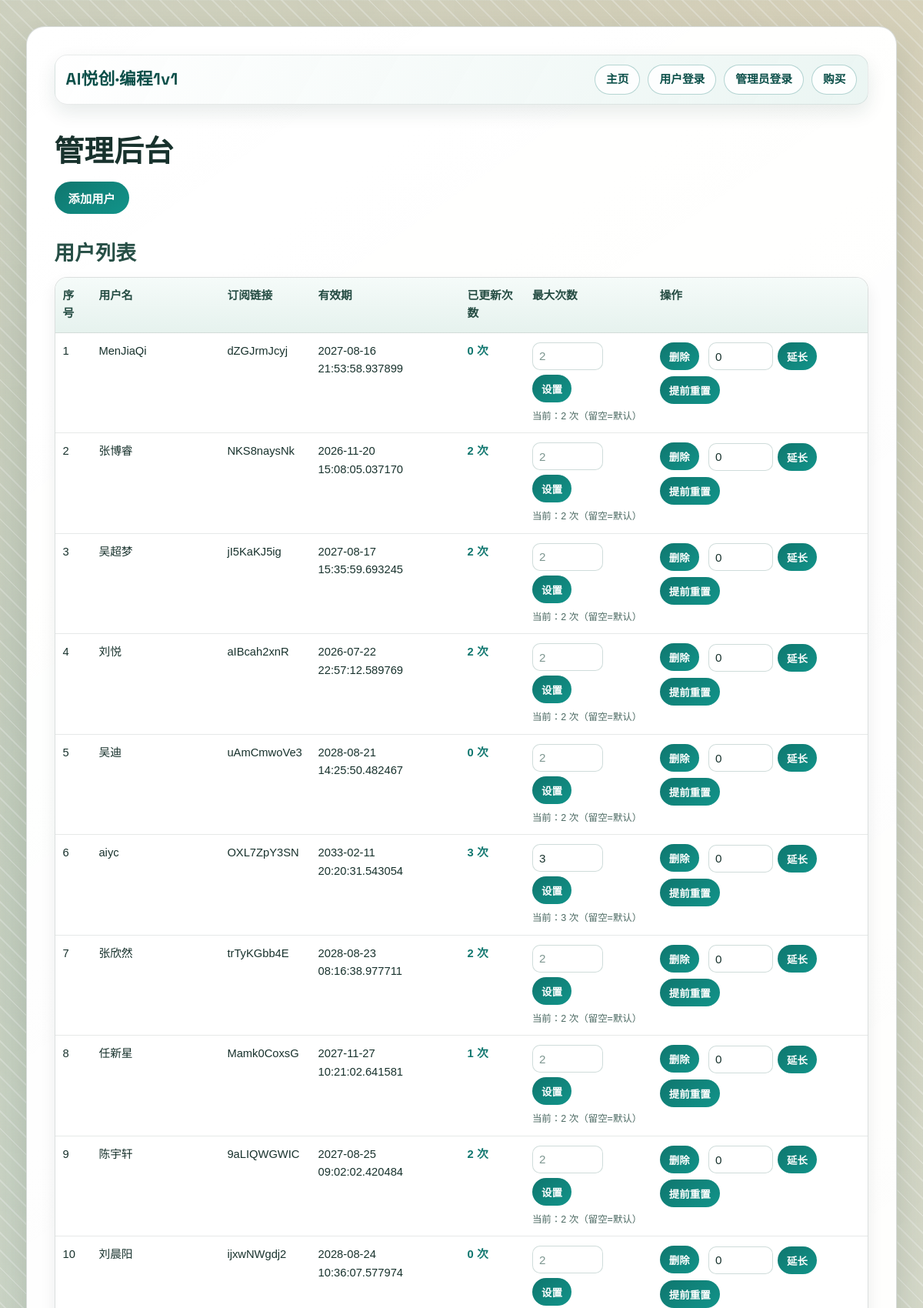
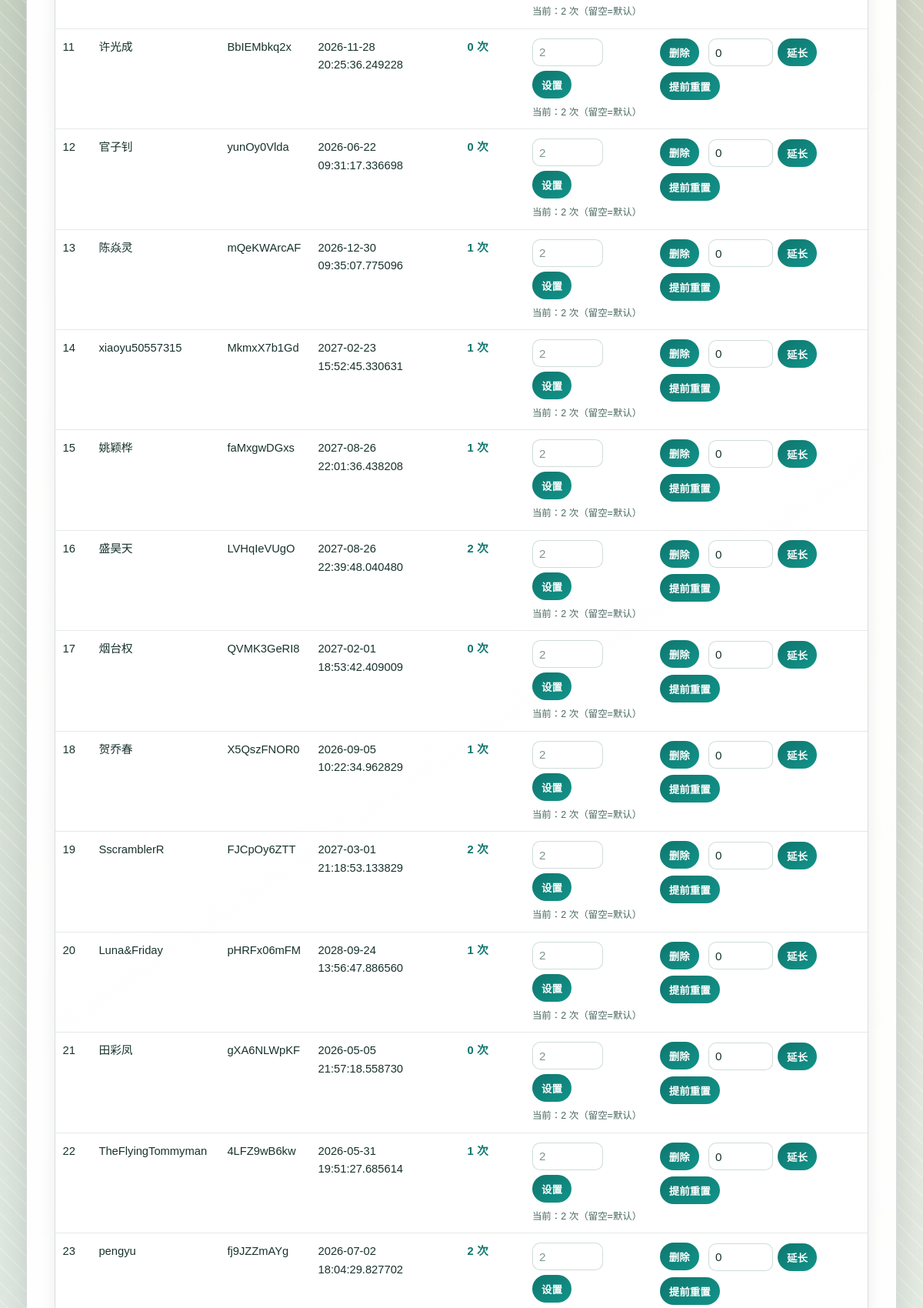
/admin (signed in, upper part), run on the app's committed database (2 pictures, top to bottom).
### app.py (models this page shows, shortened)
class User(db.Model):
    id = db.Column(db.Integer, primary_key=True)
    username = db.Column(db.String(150), nullable=False, unique=True)
    password = db.Column(db.String(150), nullable=False)
    expiration_date = db.Column(db.DateTime, nullable=True)
    subscription_link = db.Column(db.String(200), nullable=True, unique=True)
    yaml_version_mtime = db.Column(db.Integer, nullable=True)
    yaml_refresh_window_start = db.Column(db.DateTime, nullable=True)
    yaml_refresh_count = db.Column(db.Integer, nullable=False, default=0)
    yaml_refresh_limit = db.Column(db.Integer, nullable=True)

### app.py (the view, shortened to what this page needs)
@app.route('/admin', methods=['GET', 'POST'])
@admin_login_required
def admin():
    users = User.query.all()
    return render_template(
        'admin.html',
        users=enumerate(users, start=1),
        default_refresh_limit=SUBSCRIPTION_REFRESH_LIMIT
    )

### app.py (called while the page is built)
def admin_login_required(f):
    @wraps(f)
    def decorated_function(*args, **kwargs):
        if 'admin_logged_in' not in session:
            flash("请先登录", "danger")
            return redirect(url_for('login'))
        return f(*args, **kwargs)
    return decorated_function

### templates/admin.html (shortened to what this page needs)
<!DOCTYPE html>
<html lang="en">
<head>
    <link rel="stylesheet" href="{{ url_for('static', filename='base.css') }}">
    <link rel="stylesheet" href="{{ url_for('static', filename='admin.css') }}">
</head>
<body>
<div class="container">
    <nav class="navbar">
        <a href="{{ url_for('index') }}" class="logo">AI悦创·编程1v1</a>
        <ul class="nav-links">
            <li><a href="{{ url_for('index') }}">主页</a></li>
            <li><a href="{{ url_for('user_login') }}">用户登录</a></li>
            <li><a href="{{ url_for('login') }}">管理员登录</a></li>
            <li><a href="{{ url_for('purchase') }}">购买</a></li>
        </ul>
    </nav>
    <h1>管理后台</h1>
    <button id="addUserButton" class="btn">添加用户</button>
    <h2>用户列表</h2>
    <div class="table-container">
        <table>
            <thead>
            <tr>
                <th>序号</th>
                <th>用户名</th>
                <th>订阅链接</th>
                <th>有效期</th>
                <th>已更新次数</th>
                <th>最大次数</th>
                <th>操作</th>
            </tr>
            </thead>
            <tbody>
            {% for index, user in users %}
                <tr>
                    <td>{{ index }}</td>
                    <td>{{ user.username }}</td>
                    <td>{{ user.subscription_link }}</td>
                    <td>{{ user.expiration_date }}</td>
                    <td class="refresh-count">{{ user.yaml_refresh_count if user.yaml_refresh_count is not none else 0 }} 次</td>
                    <td>
                        <form method="post" class="inline-form limit-form">
                            <input type="number" name="custom_refresh_limit"
                                   value="{{ user.yaml_refresh_limit if user.yaml_refresh_limit is not none else '' }}"
                                   placeholder="{{ default_refresh_limit }}" min="0">
                            <button type="submit">设置</button>
                        </form>
                        <div class="hint">
                            当前：{{ user.yaml_refresh_limit if user.yaml_refresh_limit is not none else default_refresh_limit }} 次（留空=默认）
                        </div>
                    </td>
                    <td>
                        <form method="post" class="inline-form">
                            <button type="submit">删除</button>
                        </form>
                        <form method="post" class="inline-form extend-form">
                            <input type="number" name="additional_days" value="0" class="days-input">
                            <button type="submit">延长</button>
                        </form>
                        <form method="post" class="inline-form">
                            <button type="submit">提前重置</button>
                        </form>
                    </td>
                </tr>
            {% endfor %}
            </tbody>
        </table>
    </div>
</div>
</body>
</html>

### static/base.css (style rules this page uses)
:root { --bg: #f2f5ef; --bg-accent-a: rgba(12, 111, 102, 0.18); --bg-accent-b: rgba(250, 145, 52, 0.22); --surface: rgba(255, 255, 255, 0.82); --surface-strong: #ffffff; --line: rgba(18, 40, 36, 0.16); --line-soft: rgba(18, 40, 36, 0.09); --text-main: #18322d; --text-sub: #42625b; --brand: #0f766e; --brand-deep: #0b4f49; --brand-alt: #f97316; --brand-alt-deep: #c2410c; --ok: #1f9d55; --warn: #c2410c; --shadow-sm: 0 10px 24px rgba(22, 59, 52, 0.1); --shadow-md: 0 22px 44px rgba(22, 59, 52, 0.16); --radius-xl: 24px; --radius-lg: 16px; --radius-md: 12px; --radius-pill: 999px; --font-title: "Space Grotesk", "Noto Sans SC", sans-serif; --font-body: "Noto Sans SC", "PingFang SC", "Hiragino Sans GB", "Microsoft YaHei", sans-serif; }
* { margin: 0; padding: 0; box-sizing: border-box; }
html, body { min-height: 100%; }
body { font-family: var(--font-body); color: var(--text-main); line-height: 1.6; background: radial-gradient(circle at 10% 12%, var(--bg-accent-a), transparent 45%), radial-gradient(circle at 86% 0%, var(--bg-accent-b), transparent 42%), radial-gradient(circle at 82% 92%, rgba(24, 146, 136, 0.13), transparent 38%), var(--bg); padding: clamp(14px, 2.8vw, 34px); position: relative; }
body::before { content: ""; position: fixed; inset: 0; pointer-events: none; background-image: linear-gradient(130deg, rgba(11, 79, 73, 0.045) 0%, transparent 42%), repeating-linear-gradient( 45deg, transparent, transparent 14px, rgba(255, 255, 255, 0.26) 14px, rgba(255, 255, 255, 0.26) 16px ); z-index: 0; }
.container { position: relative; z-index: 1; width: min(1100px, 100%); margin: 0 auto; padding: clamp(18px, 3vw, 36px); border-radius: var(--radius-xl); background: linear-gradient(145deg, var(--surface-strong), var(--surface)); border: 1px solid var(--line); box-shadow: var(--shadow-md); backdrop-filter: blur(8px); animation: page-enter 460ms ease; }
h1, h2, h3 { font-family: var(--font-title); letter-spacing: 0.01em; color: var(--text-main); }
h1 { font-size: clamp(1.9rem, 3.2vw, 2.6rem); text-align: center; margin-bottom: clamp(14px, 2.4vw, 24px); }
h2 { font-size: clamp(1.35rem, 2.2vw, 1.8rem); }
a { color: var(--brand-deep); transition: color 0.22s ease; text-underline-offset: 3px; }
.navbar { display: flex; align-items: center; justify-content: space-between; gap: 14px; margin-bottom: clamp(18px, 2.8vw, 30px); padding: 12px 14px; border-radius: var(--radius-lg); border: 1px solid var(--line-soft); background: linear-gradient(120deg, rgba(255, 255, 255, 0.92), rgba(232, 244, 241, 0.88)); box-shadow: var(--shadow-sm); }
.navbar .logo { text-decoration: none; color: var(--brand-deep); font-family: var(--font-title); font-weight: 700; font-size: clamp(1.05rem, 2vw, 1.35rem); letter-spacing: 0.02em; }
.navbar .nav-links { list-style: none; display: flex; flex-wrap: wrap; justify-content: flex-end; gap: 10px; }
.navbar .nav-links li { margin: 0; }
.navbar .nav-links a { text-decoration: none; display: inline-flex; align-items: center; justify-content: center; min-height: 36px; padding: 7px 14px; border-radius: var(--radius-pill); border: 1px solid rgba(15, 118, 110, 0.3); color: var(--brand-deep); background: rgba(255, 255, 255, 0.84); font-size: 0.92rem; font-weight: 600; transition: transform 0.2s ease, box-shadow 0.2s ease, background 0.2s ease, color 0.2s ease; }
button, input[type="submit"], .button { border: none; border-radius: var(--radius-pill); padding: 10px 18px; min-height: 40px; font-family: var(--font-body); font-size: 0.95rem; font-weight: 700; letter-spacing: 0.01em; color: #ffffff; background: linear-gradient(145deg, var(--brand), #12948a); cursor: pointer; transition: transform 0.2s ease, box-shadow 0.2s ease, filter 0.2s ease; }
input[type="text"], input[type="password"], input[type="number"], textarea, select { width: 100%; border: 1px solid rgba(15, 79, 73, 0.2); border-radius: var(--radius-md); background: rgba(255, 255, 255, 0.94); color: var(--text-main); padding: 10px 12px; font-family: var(--font-body); font-size: 0.95rem; outline: none; transition: border-color 0.2s ease, box-shadow 0.2s ease; }
input::placeholder, textarea::placeholder { color: #7d9690; }

### data on the page
User: index "1", username "MenJiaQi", subscription_link "dZGJrmJcyj", expiration_date "2027-08-16 21:53:58.937899", yaml_refresh_count "0", custom_refresh_limit "2", yaml_refresh_limit "2"
User: yaml_refresh_count "2", username "张博睿", subscription_link "NKS8naysNk", expiration_date "2026-11-20 15:08:05.037170", custom_refresh_limit "2", yaml_refresh_limit "2"
User: index "3", username "吴超梦", subscription_link "jI5KaKJ5ig", expiration_date "2027-08-17 15:35:59.693245", yaml_refresh_count "2", custom_refresh_limit "2", yaml_refresh_limit "2"
User: index "4", username "刘悦", subscription_link "aIBcah2xnR", expiration_date "2026-07-22 22:57:12.589769", yaml_refresh_count "2", custom_refresh_limit "2", yaml_refresh_limit "2"
User: index "5", username "吴迪", subscription_link "uAmCmwoVe3", expiration_date "2028-08-21 14:25:50.482467", yaml_refresh_count "0", custom_refresh_limit "2", yaml_refresh_limit "2"
User: index "6", username "aiyc", subscription_link "OXL7ZpY3SN", expiration_date "2033-02-11 20:20:31.543054", yaml_refresh_count "3", custom_refresh_limit "3", yaml_refresh_limit "3"
User: index "7", username "张欣然", subscription_link "trTyKGbb4E", expiration_date "2028-08-23 08:16:38.977711", yaml_refresh_count "2", custom_refresh_limit "2", yaml_refresh_limit "2"
User: index "8", username "任新星", subscription_link "Mamk0CoxsG", expiration_date "2027-11-27 10:21:02.641581", yaml_refresh_count "1", custom_refresh_limit "2", yaml_refresh_limit "2"
User: index "9", username "陈宇轩", subscription_link "9aLIQWGWIC", expiration_date "2027-08-25 09:02:02.420484", yaml_refresh_count "2", custom_refresh_limit "2", yaml_refresh_limit "2"
User: index "10", username "刘晨阳", subscription_link "ijxwNWgdj2", expiration_date "2028-08-24 10:36:07.577974", yaml_refresh_count "0", custom_refresh_limit "2", yaml_refresh_limit "2"
User: index "11", username "许光成", subscription_link "BbIEMbkq2x", expiration_date "2026-11-28 20:25:36.249228", yaml_refresh_count "0", custom_refresh_limit "2", yaml_refresh_limit "2"
User: index "12", username "官子钊", subscription_link "yunOy0Vlda", expiration_date "2026-06-22 09:31:17.336698", yaml_refresh_count "0", custom_refresh_limit "2", yaml_refresh_limit "2"
User: index "13", username "陈焱灵", subscription_link "mQeKWArcAF", expiration_date "2026-12-30 09:35:07.775096", yaml_refresh_count "1", custom_refresh_limit "2", yaml_refresh_limit "2"
User: index "14", username "xiaoyu50557315", subscription_link "MkmxX7b1Gd", expiration_date "2027-02-23 15:52:45.330631", yaml_refresh_count "1", custom_refresh_limit "2", yaml_refresh_limit "2"
User: index "15", username "姚颖桦", subscription_link "faMxgwDGxs", expiration_date "2027-08-26 22:01:36.438208", yaml_refresh_count "1", custom_refresh_limit "2", yaml_refresh_limit "2"
User: index "16", username "盛昊天", subscription_link "LVHqIeVUgO", expiration_date "2027-08-26 22:39:48.040480", yaml_refresh_count "2", custom_refresh_limit "2", yaml_refresh_limit "2"
User: index "17", username "烟台权", subscription_link "QVMK3GeRI8", expiration_date "2027-02-01 18:53:42.409009", yaml_refresh_count "0", custom_refresh_limit "2", yaml_refresh_limit "2"
User: index "18", username "贺乔春", subscription_link "X5QszFNOR0", expiration_date "2026-09-05 10:22:34.962829", yaml_refresh_count "1", custom_refresh_limit "2", yaml_refresh_limit "2"
User: index "19", username "SscramblerR", subscription_link "FJCpOy6ZTT", expiration_date "2027-03-01 21:18:53.133829", yaml_refresh_count "2", custom_refresh_limit "2", yaml_refresh_limit "2"
User: index "20", username "Luna&Friday", subscription_link "pHRFx06mFM", expiration_date "2028-09-24 13:56:47.886560", yaml_refresh_count "1", custom_refresh_limit "2", yaml_refresh_limit "2"
User: index "21", username "田彩凤", subscription_link "gXA6NLWpKF", expiration_date "2026-05-05 21:57:18.558730", yaml_refresh_count "0", custom_refresh_limit "2", yaml_refresh_limit "2"
User: index "22", username "TheFlyingTommyman", subscription_link "4LFZ9wB6kw", expiration_date "2026-05-31 19:51:27.685614", yaml_refresh_count "1", custom_refresh_limit "2", yaml_refresh_limit "2"
User: index "23", username "pengyu", subscription_link "fj9JZZmAYg", expiration_date "2026-07-02 18:04:29.827702", yaml_refresh_count "2", custom_refresh_limit "2"
